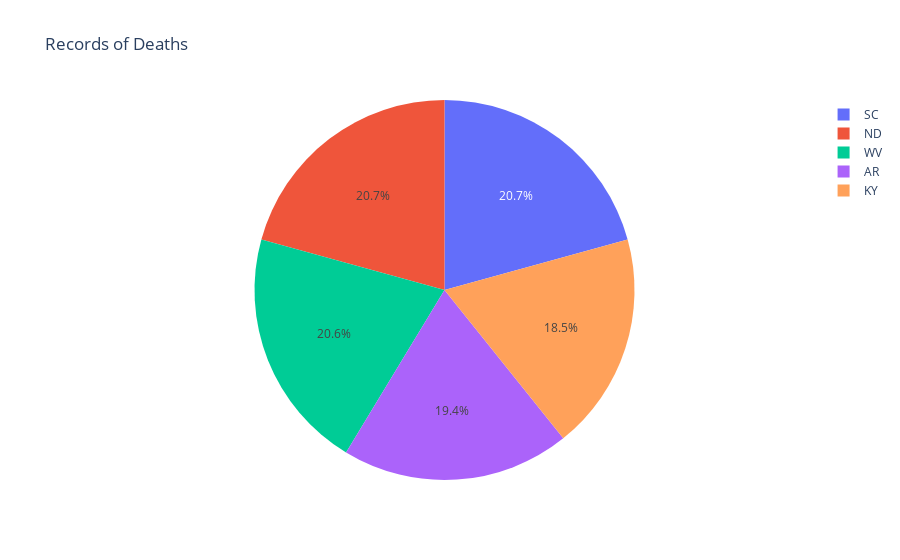

Notebook code for this chart:
### Code cell
fig = px.pie(df1, names = "abbrev", values = "total", title = "Records of Deaths")
fig.show()

### Figure 1 — Plotly figure (JSON) as saved in the notebook; plotly's stock layout.template omitted (floating-point values rounded to 4 significant figures)
{"data": [{"domain": {"x": [0, 1], "y": [0, 1]}, "hovertemplate": "abbrev=%{label}<br>total=%{value}<extra></extra>", "labels": ["SC", "ND", "WV", "AR", "KY"], "legendgroup": "", "name": "", "showlegend": true, "type": "pie", "values": [23.9, 23.9, 23.8, 22.4, 21.4]}], "layout": {"legend": {"tracegroupgap": 0}, "title": {"text": "Records of Deaths"}}}
